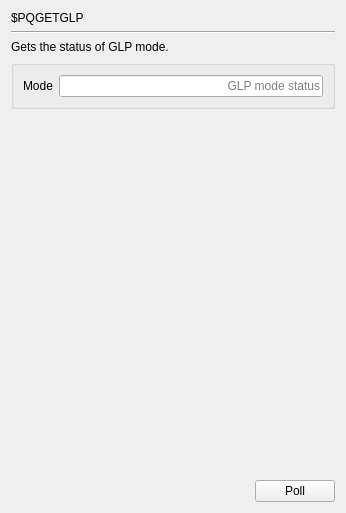
     <widget class="QWidget" name="page_PQGETGLP">
      <layout class="QGridLayout" name="gridLayout_455">
       <item row="0" column="0">
        <widget class="QLabel" name="label_504">
         <property name="text">
          <string>$PQGETGLP</string>
         </property>
        </widget>
       </item>
       <item row="1" column="0" colspan="2">
        <widget class="Line" name="line_130">
         <property name="orientation">
          <enum>Qt::Horizontal</enum>
         </property>
        </widget>
       </item>
       <item row="2" column="0">
        <widget class="QLabel" name="label_505">
         <property name="text">
          <string>Gets the status of GLP mode.</string>
         </property>
        </widget>
       </item>
       <item row="3" column="0" colspan="2">
        <widget class="QGroupBox" name="groupBox_215">
         <property name="title">
          <string/>
         </property>
         <layout class="QGridLayout" name="gridLayout_238">
          <item row="0" column="0">
           <widget class="QLabel" name="label_480">
            <property name="text">
             <string>Mode</string>
            </property>
           </widget>
          </item>
          <item row="0" column="1">
           <widget class="QLineEdit" name="lineEdit_PQGETGLP">
            <property name="text">
             <string/>
            </property>
            <property name="alignment">
             <set>Qt::AlignRight|Qt::AlignTrailing|Qt::AlignVCenter</set>
            </property>
            <property name="readOnly">
             <bool>true</bool>
            </property>
            <property name="placeholderText">
             <string>GLP mode status</string>
            </property>
           </widget>
          </item>
         </layout>
        </widget>
       </item>
       <item row="4" column="1">
        <spacer name="verticalSpacer_130">
         <property name="orientation">
          <enum>Qt::Vertical</enum>
         </property>
         <property name="sizeHint" stdset="0">
          <size>
           <width>20</width>
           <height>365</height>
          </size>
         </property>
        </spacer>
       </item>
       <item row="5" column="0">
        <spacer name="horizontalSpacer_130">
         <property name="orientation">
          <enum>Qt::Horizontal</enum>
         </property>
         <property name="sizeHint" stdset="0">
          <size>
           <width>238</width>
           <height>20</height>
          </size>
         </property>
        </spacer>
       </item>
       <item row="5" column="1">
        <widget class="QPushButton" name="poll_PQGETGLP">
         <property name="text">
          <string>Poll</string>
         </property>
        </widget>
       </item>
      </layout>
     </widget>
